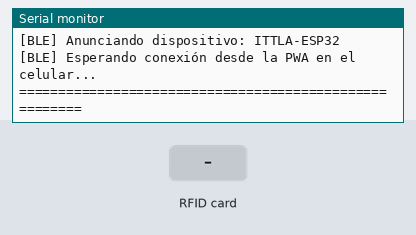
A sketch run on a simulated ESP32. Parts: the last lines printed to the serial monitor. Inputs (shaded band) come from the test bench. Nothing arrives over Bluetooth unless stated; a phone connects over Bluetooth LE 3 s after start.

Above: at 2.0 s.
2.1 s: RFID card 5E 7A 19 C4 held to the reader
At 2.9 s:
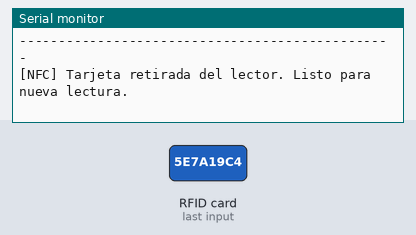
5.3 s: RFID card 5E 7A 19 C4 held to the reader
At 5.57 s:
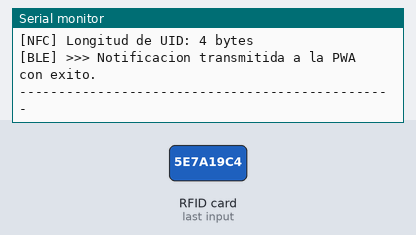

The sketch:

esp32-ittla.ino
```cpp
/**
 * ============================================================================
 * PROYECTO: CREDENCIAL INTELIGENTE ITTLA
 * ARCHIVO: firmware/esp32-ittla/esp32-ittla.ino
 * HARDWARE: ESP32 DevKit V1 + Lector NFC PN532 (Bus I2C)
 * COMUNICACIÓN: Bluetooth Low Energy (BLE) hacia PWA Android
 * ============================================================================
 *
 * CONEXIONES DE HARDWARE PREVISTAS:
 *   PN532          ESP32 DevKit V1
 *   -----          ---------------
 *   SDA     --->   GPIO 21
 *   SCL     --->   GPIO 22
 *   IRQ     --->   GPIO 4
 *   RST     --->   GPIO 5
 *   GND     --->   GND
 *   VCC     --->   3.3V / 5V (según especificaciones del módulo)
 *
 * CONFIGURACIÓN DE SWITCHES DIP EN EL MÓDULO PN532 (Modo I2C):
 *   CH1 = 0 (OFF / LOW)
 *   CH2 = 1 (ON / HIGH)
 *
 * CONTRATO DE COMUNICACIÓN BLE (Sincronizado con bluetooth-service.js):
 *   Nombre del dispositivo: ITTLA-ESP32
 *   UUID del Servicio:      7c3a0001-8e8f-4d5a-9b3c-1a2b3c4d5e6f
 *   UUID de Característica: 7c3a0002-8e8f-4d5a-9b3c-1a2b3c4d5e6f
 *
 * FORMATO DE TRANSMISIÓN:
 *   Cadena hexadecimal en mayúsculas sin separadores (Ej: "884D216B", "04A1B2C3D4").
 * ============================================================================
 */

#include <Wire.h>
#include <Adafruit_PN532.h>
#include <BLEDevice.h>
#include <BLEServer.h>
#include <BLEUtils.h>
#include <BLE2902.h>

// ----------------------------------------------------------------------------
// DEFINICIÓN DE PINES I2C, INTERRUPCIÓN Y RESET
// ----------------------------------------------------------------------------
#define I2C_SDA_PIN         21
#define I2C_SCL_PIN         22
#define PN532_IRQ_PIN       4
#define PN532_RESET_PIN     5

// Instancia del controlador Adafruit PN532 en modo I2C con pines de control
Adafruit_PN532 nfc(PN532_IRQ_PIN, PN532_RESET_PIN);

// ----------------------------------------------------------------------------
// CONTRATO BLUETOOTH LOW ENERGY (BLE)
// ----------------------------------------------------------------------------
#define DEVICE_NAME         "ITTLA-ESP32"
#define SERVICE_UUID        "7c3a0001-8e8f-4d5a-9b3c-1a2b3c4d5e6f"
#define CHARACTERISTIC_UUID "7c3a0002-8e8f-4d5a-9b3c-1a2b3c4d5e6f"

// Punteros del servidor y característica BLE
BLEServer* pServer = NULL;
BLECharacteristic* pCharacteristic = NULL;
bool deviceConnected = false;
bool oldDeviceConnected = false;

// ----------------------------------------------------------------------------
// CONTROL ANTI-REBOTE / LECTURAS REPETIDAS
// ----------------------------------------------------------------------------
// Evita enviar ráfagas repetidas mientras la tarjeta permanezca sobre el lector.
// Permite una nueva lectura en cuanto la tarjeta es retirada y vuelta a acercar.
String lastDetectedUID = "";
bool cardCurrentlyPresent = false;
unsigned long lastAbsenceCheckTime = 0;
const unsigned long ABSENCE_DEBOUNCE_MS = 300; // Tiempo para confirmar que la tarjeta fue retirada

// ----------------------------------------------------------------------------
// CALLBACKS DEL SERVIDOR BLE (CONEXIÓN / DESCONEXIÓN)
// ----------------------------------------------------------------------------
class MyServerCallbacks: public BLEServerCallbacks {
  void onConnect(BLEServer* pServer) {
    deviceConnected = true;
    Serial.println("\n[BLE] >>> Celular/PWA conectado exitosamente.");
  }

  void onDisconnect(BLEServer* pServer) {
    deviceConnected = false;
    Serial.println("\n[BLE] <<< Celular/PWA desconectado.");
  }
};

// ----------------------------------------------------------------------------
// INICIALIZACIÓN (SETUP)
// ----------------------------------------------------------------------------
void setup() {
  Serial.begin(115200);
  delay(800);

  Serial.println("\n=======================================================");
  Serial.println("   CREDENCIAL INTELIGENTE ITTLA - FIRMWARE ESP32");
  Serial.println("   Lector PN532 (I2C) + Bluetooth Low Energy (BLE)");
  Serial.println("=======================================================");

  // 1. Inicializar bus de datos I2C (SDA=21, SCL=22)
  Serial.print("[I2C] Iniciando bus I2C en SDA=");
  Serial.print(I2C_SDA_PIN);
  Serial.print(", SCL=");
  Serial.println(I2C_SCL_PIN);
  Wire.begin(I2C_SDA_PIN, I2C_SCL_PIN);

  // 2. Inicializar y verificar módulo PN532
  Serial.println("[PN532] Inicializando modulo PN532...");
  nfc.begin();

  uint32_t versiondata = nfc.getFirmwareVersion();
  if (!versiondata) {
    Serial.println("[PN532] ERROR: No se encontro el chip PN532.");
    Serial.println("  -> Revisa que los switches DIP esten en modo I2C (CH1=0, CH2=1).");
    Serial.println("  -> Verifica las conexiones VCC, GND, SDA (21) y SCL (22).");
  } else {
    Serial.print("[PN532] Modulo encontrado con exito. Chip PN5");
    Serial.println((versiondata >> 24) & 0xFF, HEX);
    Serial.print("[PN532] Version de firmware: ");
    Serial.print((versiondata >> 16) & 0xFF, DEC);
    Serial.print('.');
    Serial.println((versiondata >> 8) & 0xFF, DEC);

    // Configurar reintentos pasivos y modo SAM (Security Access Module) para lectura RF
    nfc.setPassiveActivationRetries(0xFF);
    nfc.SAMConfig();
    Serial.println("[PN532] Configurado y listo para detectar credenciales NFC.");
  }

  // 3. Inicializar Servidor Bluetooth Low Energy (BLE)
  Serial.print("[BLE] Iniciando periférico BLE con nombre: ");
  Serial.println(DEVICE_NAME);

  BLEDevice::init(DEVICE_NAME);
  pServer = BLEDevice::createServer();
  pServer->setCallbacks(new MyServerCallbacks());

  // Crear servicio principal con el UUID del contrato
  BLEService *pService = pServer->createService(SERVICE_UUID);

  // Crear característica con soporte de LECTURA y NOTIFICACIÓN
  pCharacteristic = pService->createCharacteristic(
                      CHARACTERISTIC_UUID,
                      BLECharacteristic::PROPERTY_READ   |
                      BLECharacteristic::PROPERTY_NOTIFY
                    );

  // Descriptor BLE2902 requerido para habilitar notificaciones push a Android/Chrome
  pCharacteristic->addDescriptor(new BLE2902());

  // Iniciar servicio
  pService->start();

  // Configurar publicidad BLE (Advertising)
  BLEAdvertising *pAdvertising = BLEDevice::getAdvertising();
  pAdvertising->addServiceUUID(SERVICE_UUID);
  pAdvertising->setScanResponse(true);
  pAdvertising->setMinPreferred(0x06); // Optimización para recepción móvil
  pAdvertising->setMinPreferred(0x12);
  BLEDevice::startAdvertising();

  Serial.println("[BLE] Anunciando dispositivo: ITTLA-ESP32");
  Serial.println("[BLE] Esperando conexión desde la PWA en el celular...");
  Serial.println("=======================================================\n");
}

// ----------------------------------------------------------------------------
// BUCLE PRINCIPAL (LOOP)
// ----------------------------------------------------------------------------
void loop() {
  // 1. Manejo de desconexión y reinicio de publicidad BLE
  if (!deviceConnected && oldDeviceConnected) {
    delay(500); // Pequeña pausa para estabilizar la pila Bluetooth
    pServer->startAdvertising();
    Serial.println("[BLE] Reiniciando publicidad. Listo para reconectar...");
    oldDeviceConnected = deviceConnected;
  }
  if (deviceConnected && !oldDeviceConnected) {
    oldDeviceConnected = deviceConnected;
  }

  // 2. Intentar lectura pasiva de credencial ISO14443A (Mifare, NTAG213, etc.)
  uint8_t success;
  uint8_t uidBuffer[8] = { 0, 0, 0, 0, 0, 0, 0, 0 };
  uint8_t uidLength = 0;

  // Timeout corto (60ms) para mantener el bucle ágil
  success = nfc.readPassiveTargetID(PN532_MIFARE_ISO14443A, uidBuffer, &uidLength, 60);

  if (success && uidLength > 0) {
    // Convertir UID a cadena hexadecimal en mayúsculas sin separadores
    String currentUID = "";
    for (uint8_t i = 0; i < uidLength; i++) {
      if (uidBuffer[i] < 0x10) currentUID += "0";
      currentUID += String(uidBuffer[i], HEX);
    }
    currentUID.toUpperCase();

    // FILTRO ANTI-REPETICIÓN:
    // Si es la misma tarjeta que sigue posada sobre el lector, NO reenviamos
    if (currentUID != lastDetectedUID) {
      lastDetectedUID = currentUID;
      cardCurrentlyPresent = true;

      Serial.println("\n------------------------------------------------");
      Serial.print("[NFC] Credencial detectada! UID: ");
      Serial.println(currentUID);
      Serial.print("[NFC] Longitud de UID: ");
      Serial.print(uidLength, DEC);
      Serial.println(" bytes");

      // Transmitir UID mediante notificación BLE si el celular está conectado
      if (deviceConnected && pCharacteristic != NULL) {
        pCharacteristic->setValue(currentUID.c_str());
        pCharacteristic->notify();
        Serial.println("[BLE] >>> Notificacion transmitida a la PWA con exito.");
      } else {
        Serial.println("[BLE] AVISO: Tarjeta detectada pero la PWA no esta enlazada.");
      }
      Serial.println("------------------------------------------------");
    } else {
      // La tarjeta sigue sobre el lector; marcamos presencia continua
      cardCurrentlyPresent = true;
    }

    lastAbsenceCheckTime = millis();
    delay(80); // Pequeña pausa entre sondeos activos
  } else {
    // Si el lector no detecta tarjeta durante el intervalo de debounce,
    // se confirma que la tarjeta fue retirada y se autoriza una nueva lectura.
    if (cardCurrentlyPresent && (millis() - lastAbsenceCheckTime > ABSENCE_DEBOUNCE_MS)) {
      cardCurrentlyPresent = false;
      lastDetectedUID = "";
      Serial.println("[NFC] Tarjeta retirada del lector. Listo para nueva lectura.");
    }
  }

  delay(40);
}
```

Measured:
- after the input at 2.1 s, the serial monitor: prints a new line at once (image 1)
- after the input at 5.3 s, the serial monitor: prints a new line at once (image 2)
